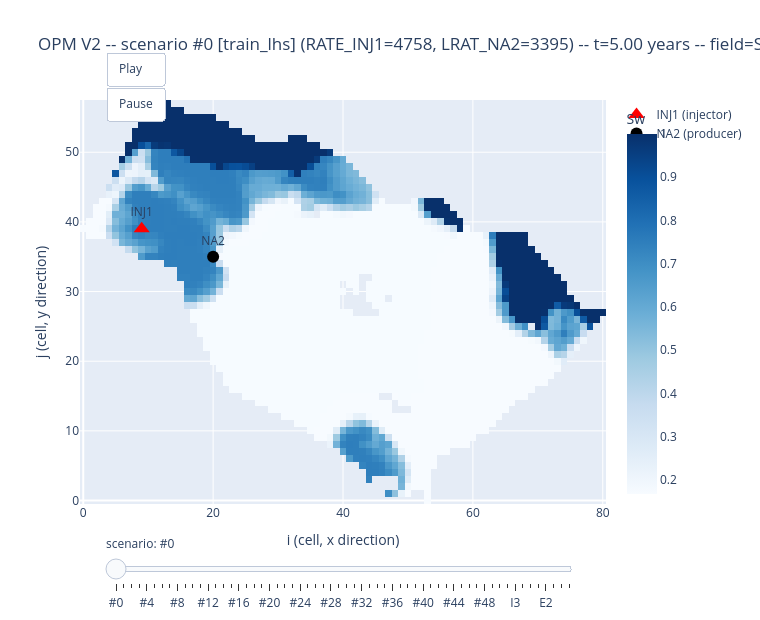

Write notebook code for a chart like this one.
### Markdown cell above
## 6. Plotly animation -- step through the 60 scenarios with Play

Unlike the Section 2 viewer (manual slider), this automatically animates the 60 scenarios one after
another at the same time step (`SNAPSHOT_ANIM`, the last one by default) -- hit **Play** and watch
them go by, or drag the bottom slider to jump to a specific scenario. Each frame's title shows
`(RATE_INJ1, LRAT_NA2)` **and the group** of the active scenario.

### Code cell
import plotly.graph_objects as go

SNAPSHOT_ANIM = n_snapshots - 1  # change here to animate at another time step (0 = t=0)
CAMPO_ANIM = "Sw"                # "Sw" or "P"

field_anim = swat if CAMPO_ANIM == "Sw" else pressure
data_anim = np.where(actnum[None], field_anim[:, SNAPSHOT_ANIM, :, :], np.nan)  # (60, nx, ny)
vmin, vmax = float(np.nanmin(data_anim)), float(np.nanmax(data_anim))
colorscale = "Blues" if CAMPO_ANIM == "Sw" else "Viridis"
t_anim_years = time_years[SNAPSHOT_ANIM]


def titulo(e):
    return (f"{TECNICA_ID} {VERSION_ID} -- scenario {tag[e]} [{grupo[e]}] "
            f"(RATE_INJ1={params[e,0]:.0f}, LRAT_NA2={params[e,1]:.0f}) -- "
            f"t={t_anim_years:.2f} years -- field={CAMPO_ANIM}")


frames = [
    go.Frame(
        data=[go.Heatmap(z=data_anim[e].T, colorscale=colorscale, zmin=vmin, zmax=vmax,
                          colorbar=dict(title=CAMPO_ANIM))],
        name=str(e),
        traces=[0],
        layout=go.Layout(title_text=titulo(e)),
    )
    for e in range(n_escenarios)
]

fig = go.Figure(
    data=[go.Heatmap(z=data_anim[0].T, colorscale=colorscale, zmin=vmin, zmax=vmax,
                      colorbar=dict(title=CAMPO_ANIM))],
    frames=frames,
)
fig.add_trace(go.Scatter(x=[INJ1_IJ[0]], y=[INJ1_IJ[1]], mode="markers+text",
                          marker=dict(symbol="triangle-up", color="red", size=14),
                          text=["INJ1"], textposition="top center", name="INJ1 (injector)"))
fig.add_trace(go.Scatter(x=[NA2_IJ[0]], y=[NA2_IJ[1]], mode="markers+text",
                          marker=dict(color="black", size=12),
                          text=["NA2"], textposition="top center", name="NA2 (producer)"))

fig.update_layout(
    title=titulo(0),
    xaxis_title="i (cell, x direction)",
    yaxis_title="j (cell, y direction)",
    width=760, height=620,
    updatemenus=[dict(
        type="buttons", showactive=False, x=0.05, y=1.12, xanchor="left",
        buttons=[
            dict(label="Play", method="animate",
                 args=[None, {"frame": {"duration": 500, "redraw": True}, "fromcurrent": True,
                               "transition": {"duration": 0}}]),
            dict(label="Pause", method="animate",
                 args=[[None], {"frame": {"duration": 0, "redraw": False}, "mode": "immediate"}]),
        ],
    )],
    sliders=[dict(
        active=0, x=0.05, y=-0.02, len=0.9,
        currentvalue={"prefix": "scenario: "},
        steps=[dict(method="animate", label=tag[e],
                     args=[[str(e)], {"frame": {"duration": 0, "redraw": True}, "mode": "immediate"}])
               for e in range(n_escenarios)],
    )],
)
fig.show()

### Figure 1 — Plotly figure (JSON) as saved in the notebook; plotly's stock layout.template omitted (floating-point values rounded to 4 significant figures; data arrays with more than 128 entries replaced by an {"elided": "..."} marker saying what was removed)
{"data": [{"colorbar": {"title": {"text": "Sw"}}, "colorscale": [[0, "rgb(247,251,255)"], [0.125, "rgb(222,235,247)"], [0.25, "rgb(198,219,239)"], [0.375, "rgb(158,202,225)"], [0.5, "rgb(107,174,214)"], [0.625, "rgb(66,146,198)"], [0.75, "rgb(33,113,181)"], [0.875, "rgb(8,81,156)"], [1, "rgb(8,48,107)"]], "type": "heatmap", "z": {"elided": "58x81 float values"}, "zmax": 1, "zmin": 0.1675}, {"marker": {"color": "red", "size": 14, "symbol": "triangle-up"}, "mode": "markers+text", "name": "INJ1 (injector)", "text": ["INJ1"], "textposition": "top center", "type": "scatter", "x": [9], "y": [39]}, {"marker": {"color": "black", "size": 12}, "mode": "markers+text", "name": "NA2 (producer)", "text": ["NA2"], "textposition": "top center", "type": "scatter", "x": [20], "y": [35]}], "layout": {"height": 620, "sliders": [{"active": 0, "currentvalue": {"prefix": "scenario: "}, "len": 0.9, "steps": [{"args": [["0"], {"frame": {"duration": 0, "redraw": true}, "mode": "immediate"}], "label": "#0", "method": "animate"}, {"args": [["1"], {"frame": {"duration": 0, "redraw": true}, "mode": "immediate"}], "label": "#1", "method": "animate"}, {"args": [["2"], {"frame": {"duration": 0, "redraw": true}, "mode": "immediate"}], "label": "#2", "method": "animate"}, {"args": [["3"], {"frame": {"duration": 0, "redraw": true}, "mode": "immediate"}], "label": "#3", "method": "animate"}, {"args": [["4"], {"frame": {"duration": 0, "redraw": true}, "mode": "immediate"}], "label": "#4", "method": "animate"}, {"args": [["5"], {"frame": {"duration": 0, "redraw": true}, "mode": "immediate"}], "label": "#5", "method": "animate"}, {"args": [["6"], {"frame": {"duration": 0, "redraw": true}, "mode": "immediate"}], "label": "#6", "method": "animate"}, {"args": [["7"], {"frame": {"duration": 0, "redraw": true}, "mode": "immediate"}], "label": "#7", "method": "animate"}, {"args": [["8"], {"frame": {"duration": 0, "redraw": true}, "mode": "immediate"}], "label": "#8", "method": "animate"}, {"args": [["9"], {"frame": {"duration": 0, "redraw": true}, "mode": "immediate"}], "label": "#9", "method": "animate"}, {"args": [["10"], {"frame": {"duration": 0, "redraw": true}, "mode": "immediate"}], "label": "#10", "method": "animate"}, {"args": [["11"], {"frame": {"duration": 0, "redraw": true}, "mode": "immediate"}], "label": "#11", "method": "animate"}, {"args": [["12"], {"frame": {"duration": 0, "redraw": true}, "mode": "immediate"}], "label": "#12", "method": "animate"}, {"args": [["13"], {"frame": {"duration": 0, "redraw": true}, "mode": "immediate"}], "label": "#13", "method": "animate"}, {"args": [["14"], {"frame": {"duration": 0, "redraw": true}, "mode": "immediate"}], "label": "#14", "method": "animate"}, {"args": [["15"], {"frame": {"duration": 0, "redraw": true}, "mode": "immediate"}], "label": "#15", "method": "animate"}, {"args": [["16"], {"frame": {"duration": 0, "redraw": true}, "mode": "immediate"}], "label": "#16", "method": "animate"}, {"args": [["17"], {"frame": {"duration": 0, "redraw": true}, "mode": "immediate"}], "label": "#17", "method": "animate"}, {"args": [["18"], {"frame": {"duration": 0, "redraw": true}, "mode": "immediate"}], "label": "#18", "method": "animate"}, {"args": [["19"], {"frame": {"duration": 0, "redraw": true}, "mode": "immediate"}], "label": "#19", "method": "animate"}, {"args": [["20"], {"frame": {"duration": 0, "redraw": true}, "mode": "immediate"}], "label": "#20", "method": "animate"}, {"args": [["21"], {"frame": {"duration": 0, "redraw": true}, "mode": "immediate"}], "label": "#21", "method": "animate"}, {"args": [["22"], {"frame": {"duration": 0, "redraw": true}, "mode": "immediate"}], "label": "#22", "method": "animate"}, {"args": [["23"], {"frame": {"duration": 0, "redraw": true}, "mode": "immediate"}], "label": "#23", "method": "animate"}, {"args": [["24"], {"frame": {"duration": 0, "redraw": true}, "mode": "immediate"}], "label": "#24", "method": "animate"}, {"args": [["25"], {"frame": {"duration": 0, "redraw": true}, "mode": "immediate"}], "label": "#25", "method": "animate"}, {"args": [["26"], {"frame": {"duration": 0, "redraw": true}, "mode": "immediate"}], "label": "#26", "method": "animate"}, {"args": [["27"], {"frame": {"duration": 0, "redraw": true}, "mode": "immediate"}], "label": "#27", "method": "animate"}, {"args": [["28"], {"frame": {"duration": 0, "redraw": true}, "mode": "immediate"}], "label": "#28", "method": "animate"}, {"args": [["29"], {"frame": {"duration": 0, "redraw": true}, "mode": "immediate"}], "label": "#29", "method": "animate"}, {"args": [["30"], {"frame": {"duration": 0, "redraw": true}, "mode": "immediate"}], "label": "#30", "method": "animate"}, {"args": [["31"], {"frame": {"duration": 0, "redraw": true}, "mode": "immediate"}], "label": "#31", "method": "animate"}, {"args": [["32"], {"frame": {"duration": 0, "redraw": true}, "mode": "immediate"}], "label": "#32", "method": "animate"}, {"args": [["33"], {"frame": {"duration": 0, "redraw": true}, "mode": "immediate"}], "label": "#33", "method": "animate"}, {"args": [["34"], {"frame": {"duration": 0, "redraw": true}, "mode": "immediate"}], "label": "#34", "method": "animate"}, {"args": [["35"], {"frame": {"duration": 0, "redraw": true}, "mode": "immediate"}], "label": "#35", "method": "animate"}, {"args": [["36"], {"frame": {"duration": 0, "redraw": true}, "mode": "immediate"}], "label": "#36", "method": "animate"}, {"args": [["37"], {"frame": {"duration": 0, "redraw": true}, "mode": "immediate"}], "label": "#37", "method": "animate"}, {"args": [["38"], {"frame": {"duration": 0, "redraw": true}, "mode": "immediate"}], "label": "#38", "method": "animate"}, {"args": [["39"], {"frame": {"duration": 0, "redraw": true}, "mode": "immediate"}], "label": "#39", "method": "animate"}, {"args": [["40"], {"frame": {"duration": 0, "redraw": true}, "mode": "immediate"}], "label": "#40", "method": "animate"}, {"args": [["41"], {"frame": {"duration": 0, "redraw": true}, "mode": "immediate"}], "label": "#41", "method": "animate"}, {"args": [["42"], {"frame": {"duration": 0, "redraw": true}, "mode": "immediate"}], "label": "#42", "method": "animate"}, {"args": [["43"], {"frame": {"duration": 0, "redraw": true}, "mode": "immediate"}], "label": "#43", "method": "animate"}, {"args": [["44"], {"frame": {"duration": 0, "redraw": true}, "mode": "immediate"}], "label": "#44", "method": "animate"}, {"args": [["45"], {"frame": {"duration": 0, "redraw": true}, "mode": "immediate"}], "label": "#45", "method": "animate"}, {"args": [["46"], {"frame": {"duration": 0, "redraw": true}, "mode": "immediate"}], "label": "#46", "method": "animate"}, {"args": [["47"], {"frame": {"duration": 0, "redraw": true}, "mode": "immediate"}], "label": "#47", "method": "animate"}, {"args": [["48"], {"frame": {"duration": 0, "redraw": true}, "mode": "immediate"}], "label": "#48", "method": "animate"}, {"args": [["49"], {"frame": {"duration": 0, "redraw": true}, "mode": "immediate"}], "label": "#49", "method": "animate"}, {"args": [["50"], {"frame": {"duration": 0, "redraw": true}, "mode": "immediate"}], "label": "I1", "method": "animate"}, {"args": [["51"], {"frame": {"duration": 0, "redraw": true}, "mode": "immediate"}], "label": "I2", "method": "animate"}, {"args": [["52"], {"frame": {"duration": 0, "redraw": true}, "mode": "immediate"}], "label": "I3", "method": "animate"}, {"args": [["53"], {"frame": {"duration": 0, "redraw": true}, "mode": "immediate"}], "label": "I4", "method": "animate"}, {"args": [["54"], {"frame": {"duration": 0, "redraw": true}, "mode": "immediate"}], "label": "I5", "method": "animate"}, {"args": [["55"], {"frame": {"duration": 0, "redraw": true}, "mode": "immediate"}], "label": "E1", "method": "animate"}, {"args": [["56"], {"frame": {"duration": 0, "redraw": true}, "mode": "immediate"}], "label": "E2", "method": "animate"}, {"args": [["57"], {"frame": {"duration": 0, "redraw": true}, "mode": "immediate"}], "label": "E3", "method": "animate"}, {"args": [["58"], {"frame": {"duration": 0, "redraw": true}, "mode": "immediate"}], "label": "E4", "method": "animate"}, {"args": [["59"], {"frame": {"duration": 0, "redraw": true}, "mode": "immediate"}], "label": "E5", "method": "animate"}], "x": 0.05, "y": -0.02}], "title": {"text": "OPM V2 -- scenario #0 [train_lhs] (RATE_INJ1=4758, LRAT_NA2=3395) -- t=5.00 years -- field=Sw"}, "updatemenus": [{"buttons": [{"args": [null, {"frame": {"duration": 500, "redraw": true}, "fromcurrent": true, "transition": {"duration": 0}}], "label": "Play", "method": "animate"}, {"args": [[null], {"frame": {"duration": 0, "redraw": false}, "mode": "immediate"}], "label": "Pause", "method": "animate"}], "showactive": false, "type": "buttons", "x": 0.05, "xanchor": "left", "y": 1.12}], "width": 760, "xaxis": {"title": {"text": "i (cell, x direction)"}}, "yaxis": {"title": {"text": "j (cell, y direction)"}}}}
